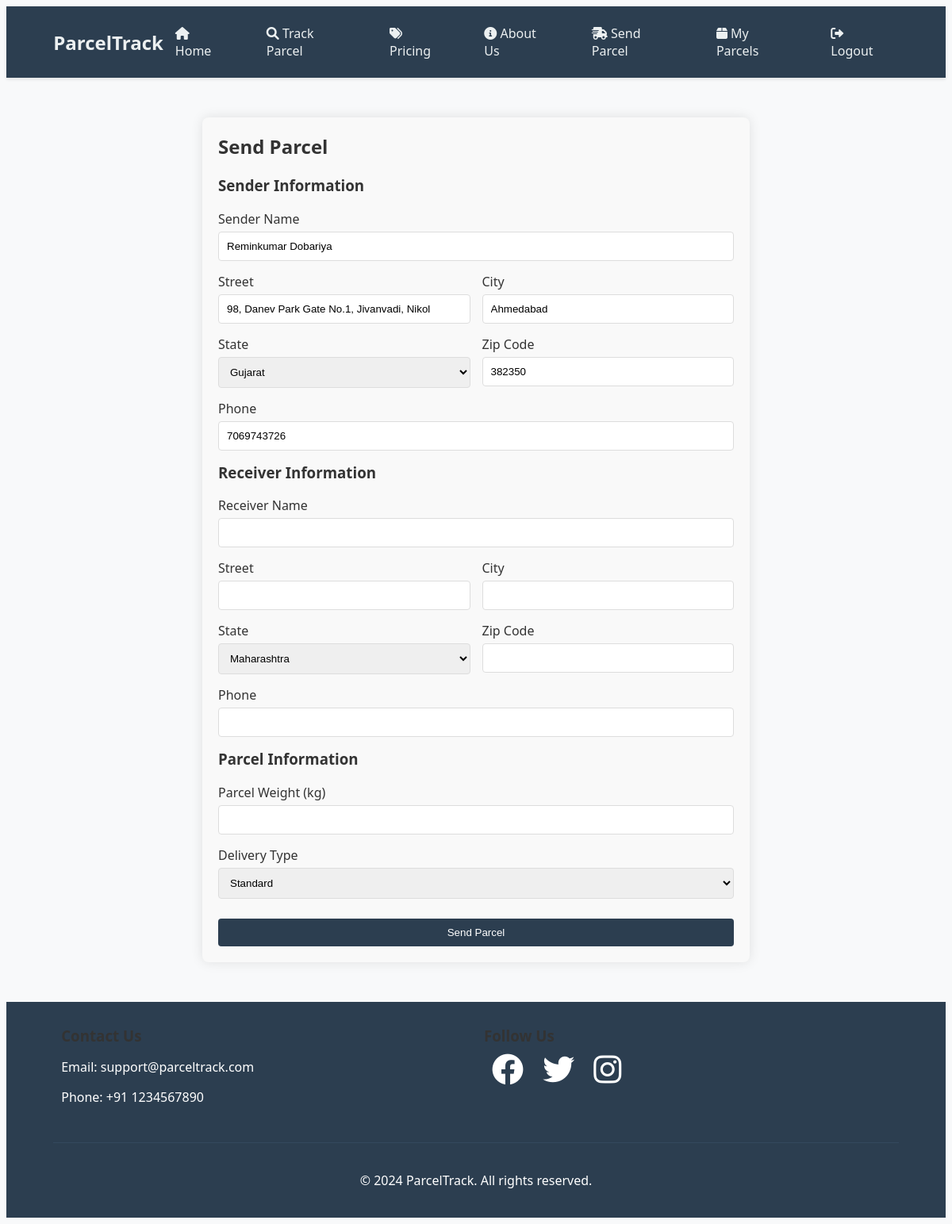
The page /send_parcel.php (signed in) on the database its author committed.
### tables this page shows
CREATE TABLE `users` (
  `id` int(11) NOT NULL,
  `full_name` varchar(100) NOT NULL,
  `username` varchar(50) NOT NULL,
  `email` varchar(100) NOT NULL,
  `password` varchar(255) NOT NULL,
  `phone` varchar(15) NOT NULL,
  `street` varchar(100) NOT NULL,
  `city` varchar(50) NOT NULL,
  `state` varchar(50) NOT NULL,
  `zip` varchar(6) NOT NULL,
  `created_at` timestamp NOT NULL DEFAULT current_timestamp()
);

### send_parcel.php (the view, shortened to what this page needs)
<?php
require_once 'config.php';
require_once 'header.php';
require_once 'states.php';
$user_id = $_SESSION['user_id'];
$stmt = $conn->prepare("SELECT full_name, street, city, state, zip, phone FROM users WHERE id = ?");
$stmt->bind_param("i", $user_id);
if ($stmt->execute()) {
    $userData = $stmt->get_result()->fetch_assoc();
} else {
    die("Error executing query: " . $stmt->error);
}
$sender_name = $userData['full_name'] ?? '';
$sender_street = $userData['street'] ?? '';
$sender_city = $userData['city'] ?? '';
$sender_state = $userData['state'] ?? '';
$sender_zip = $userData['zip'] ?? '';
$sender_phone = $userData['phone'] ?? '';
?>
<div class="parcel-container">
    <h2>Send Parcel</h2>
    <form method="POST" action="">
        <h3>Sender Information</h3>
        <div class="form-group">
            <label>Sender Name</label>
            <input type="text" name="sender_name" value="<?php echo htmlspecialchars($sender_name); ?>" required>
        </div>
        <div class="flex-container">
            <div class="form-group">
                <label>Street</label>
                <input type="text" name="sender_street" value="<?php echo htmlspecialchars($sender_street); ?>" required>
            </div>
            <div class="form-group">
                <label>City</label>
                <input type="text" name="sender_city" value="<?php echo htmlspecialchars($sender_city); ?>" required>
            </div>
        </div>
        <div class="flex-container">
            <div class="form-group">
                <label>State</label>
                <select name="sender_state" required>
                    <?php
                    foreach ($states as $state => $details) {
                        $selected = ($state === $sender_state) ? 'selected' : '';
                        echo "<option value=\"$state\" $selected>$state</option>";
                    }
                    ?>
                </select>
            </div>
            <div class="form-group">
                <label>Zip Code</label>
                <input type="number" name="sender_zip" maxlength="6" value="<?php echo htmlspecialchars($sender_zip); ?>" required oninput="this.value = this.value.slice(0, 6)">
            </div>
        </div>
        <div class="form-group">
            <label>Phone</label>
            <input type="text" name="sender_phone" value="<?php echo htmlspecialchars($sender_phone); ?>" required>
        </div>
        <h3>Receiver Information</h3>
        <div class="form-group">
            <label>Receiver Name</label>
            <input type="text" name="receiver_name" required>
        </div>
        <div class="flex-container">
            <div class="form-group">
                <label>Street</label>
                <input type="text" name="receiver_street" required>
            </div>
            <div class="form-group">
                <label>City</label>
                <input type="text" name="receiver_city" required>
            </div>
        </div>
        <div class="flex-container">
            <div class="form-group">
                <label>State</label>
                <select name="receiver_state" required>
                    <?php
                    foreach ($states as $state => $details) {
                        echo "<option value=\"$state\">$state</option>";
                    }
                    ?>
                </select>
            </div>
            <div class="form-group">
                <label>Zip Code</label>
                <input type="number" name="receiver_zip" maxlength="6" required oninput="this.value = this.value.slice(0, 6)">
            </div>
        </div>
        <div class="form-group">
            <label>Phone</label>
            <input type="text" name="receiver_phone" required>
        </div>
        <h3>Parcel Information</h3>
        <div class="form-group">
            <label>Parcel Weight (kg)</label>
            <input type="number" name="parcel_weight" step="0.01" min="0" required>
        </div>
        <div class="form-group">
            <label>Delivery Type</label>
            <select name="delivery_type" required>
                <option value="Standard" <?php if (isset($delivery_type) && $delivery_type === 'Standard') echo 'selected'; ?>>Standard</option>
            </select>
        </div>
        <button type="submit" name="send_parcel" class="btn">Send Parcel</button>
    </form>
</div>
<?php require_once 'footer.php'; ?>

### header.php (style rules this page uses)
:root { --primary-color: #2c3e50; --secondary-color: #34495e; --accent-color: #3498db; --text-light: #ecf0f1; --text-dark: #2c3e50; --background-light: #f8f9fa; --shadow: 0 2px 4px rgba(0, 0, 0, 0.1); }
body { background-color: var(--background-light); font-family: 'Segoe UI', Arial, sans-serif; }

### send_parcel.php (style rules this page uses)
.parcel-container { max-width: 650px; margin: 50px auto; padding: 20px; background: #f9f9f9; border-radius: 8px; box-shadow: 0 0 15px rgba(0, 0, 0, 0.1); }
h2, h3 { color: #333; margin-top: 0; }
.form-group { margin-bottom: 15px; width: 100%; }
.form-group label { display: block; margin-bottom: 5px; color: #333; }
.form-group input, .form-group select { width: 100%; padding: 10px; border: 1px solid #ddd; border-radius: 4px; box-sizing: border-box; }
.btn { background: #2c3e50; color: white; padding: 10px 20px; border: none; border-radius: 4px; cursor: pointer; width: 100%; margin-top: 10px; }
.flex-container { display: flex; gap: 15px; flex-wrap: wrap; }
.flex-container .form-group { flex: 1 1 48%; }

### rows shown on the page
users: sender_name "Reminkumar Dobariya", sender_street "98, Danev Park Gate No.1, Jivanvadi, Nikol", sender_city "Ahmedabad", sender_zip "382350", sender_phone "7069743726"

### other values the page prints
form field sender_state "Gujarat"
form field receiver_state "Maharashtra"
